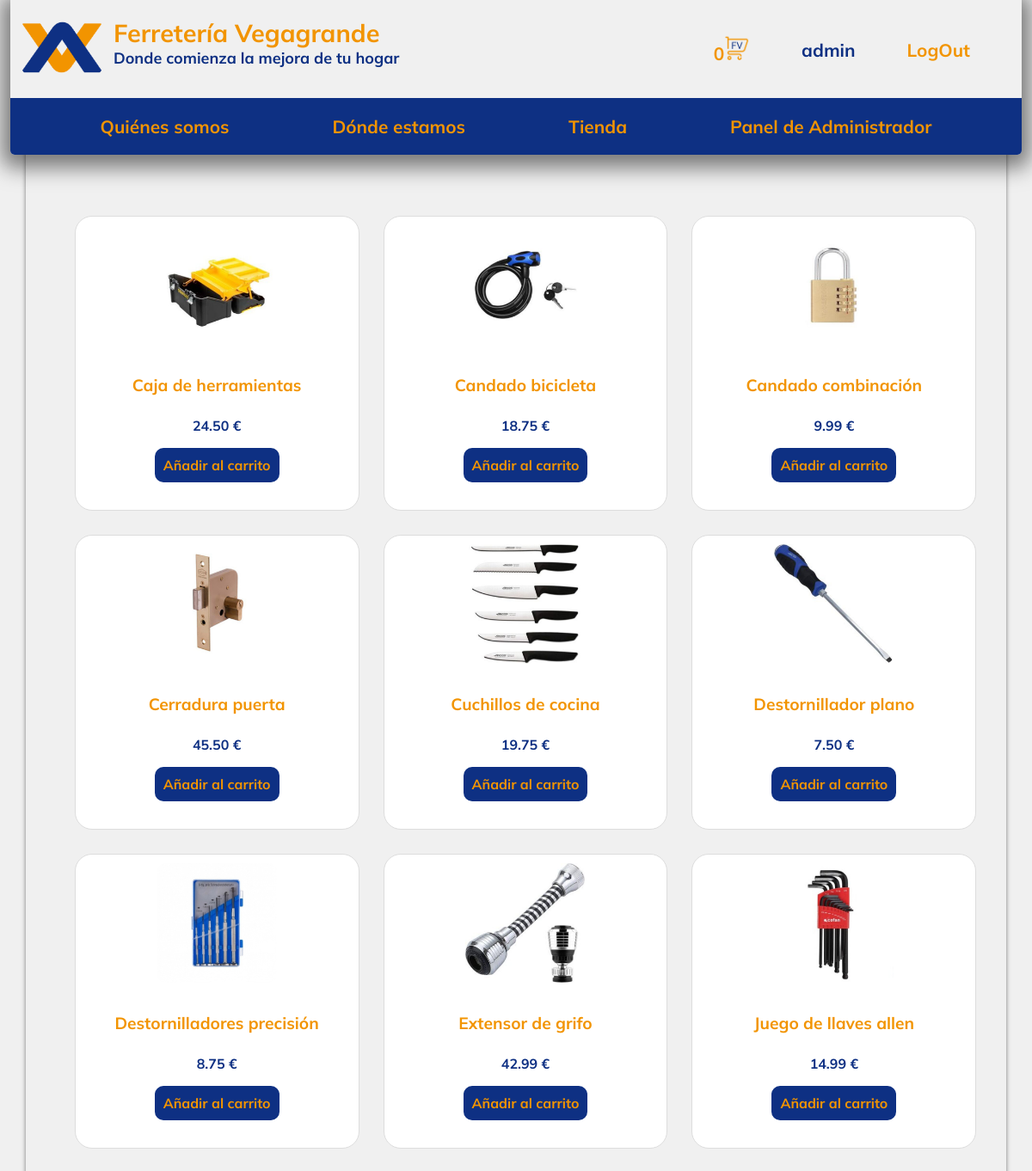
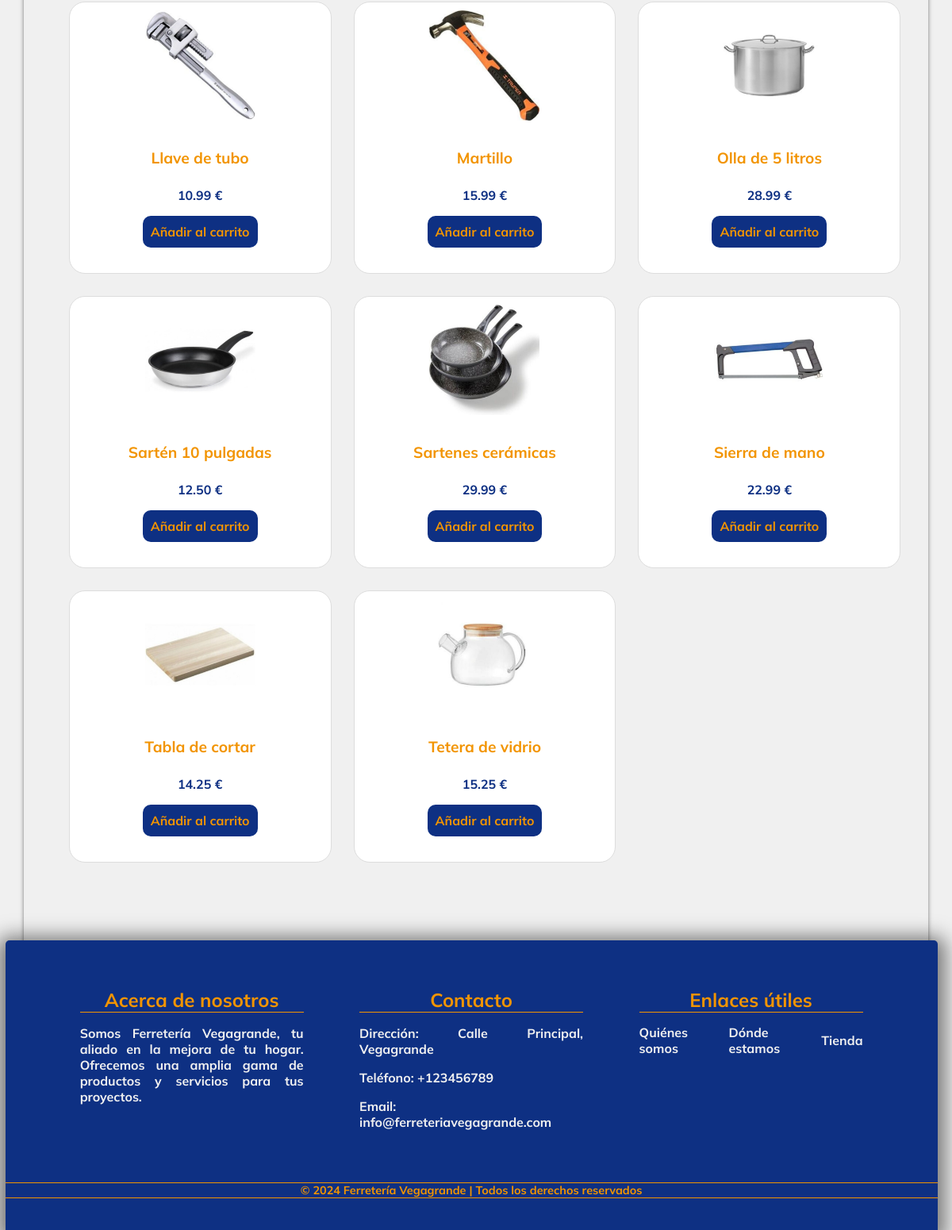
Screenshot of /api/shop.php (signed in) with the database file from the repository (2 pictures, top to bottom).
### tables this page shows
CREATE TABLE `productos` (
  `id` int(11) NOT NULL,
  `name` varchar(255) NOT NULL,
  `description` varchar(225) DEFAULT NULL,
  `price` decimal(10,2) NOT NULL,
  `img` varchar(225) NOT NULL
);

### api/shop.php (the view, shortened to what this page needs)
<?php
include("header.php");
$conn = connectDB();
if($conn){
    try {
        $query = "SELECT * FROM productos ORDER BY name";
        $statement = $conn->prepare($query);
        $statement->execute();
        $productos = $statement->fetchAll(PDO::FETCH_ASSOC);
    } catch(PDOException $e) {
        echo "Error en la consulta: " . $e->getMessage();
        exit();
    }
} else {
    echo "Error al conectar a la base de datos";
    exit();
}
?>
<!DOCTYPE html>
<html lang="es">
<head>
    <link rel="stylesheet" href="../styles/shop.css">
</head>
<body>
    <div class="page">
        <div class="products-container">
            <?php if(isset($productos) && count($productos) > 0): ?>
                <?php foreach($productos as $producto): ?>
                            <div class="product-card">
                                <a href="../api/product.php?product_id=<?=$producto['id']?>">
                                    <img src="../assets/img/productos/<?= $producto['img'] ?>" alt="<?= $producto['name'] ?>">
                                    <h4 class="product-title"><?= $producto['name'] ?></h4>
                                    <p class="product-price parragraf"><?= $producto['price'] ?> €</p>
                                </a>
                                <button class="add-to-cart-btn" data-product-id="<?php echo $producto['id']; ?>">Añadir al carrito</button>
                            </div>
                <?php endforeach; ?>
            <?php else: ?>
                <p class="error">No se encontraron resultados</p>
            <?php endif; ?>
        </div>
        <?php
include("footer.php");
?>
    </div>
</body>
</html>

### styles/shop.css (style rules this page uses)
.products-container { padding: 20px; width: 90%; display: grid; grid-template-columns: repeat(auto-fit, minmax(245px, 1fr)); grid-gap: 50px; margin: 80px auto; }
.product-card { position: relative; width: 100%; height: 100%; display: flex; flex-direction: column; align-items: center; background-color: white; border: 1px solid #ddd; padding: 10px; text-align: center; border-radius: 20px; transition: 0.3s ease-in-out; }
.product-card img { width: 45%; height: auto; margin-bottom: 5px; border-radius: 10px; }
.product-title { font-size: 1.2em; color: #f29400; }
.product-price { font-size: 1em; text-align: center; color: #0e3083; }
.add-to-cart-btn { font-size: 1em; }

### styles/style.css (style rules this page uses)
body { font-family: Mulish; background-color: #f0f0f0; width: 98%; margin: 0 auto; padding-top: 150px; }
.page { width: 97%; box-shadow: 0 2px 5px rgba(0, 0, 0, 0.5); border-top: 1px solid transparent; margin: 0 auto; }
.parragraf { color: #1c1c1c; font-size: 1.3em; text-align: justify; }
img { width: 100px; border-radius: 20px; }
a { color: #f29400; text-decoration: none; transition: 0.3s ease-in-out; }
button { font-family: Mulish; font-size: 1.3em; padding: 10px; border-radius: 10px; border: none; background-color: #0e3083; color: #f29400; cursor: pointer; transition: 0.3s ease-in-out; }
@media screen and (width < 1441px) { h4 { font-size: 1em; } }
@media screen and (width < 1441px) { .parragraf { color: #1c1c1c; font-size: 1em; text-align: justify; } }
@media screen and (width < 1441px) { button { font-size: 1em; } }

### rows the page displays
productos: img (picture), name "Caja de herramientas", price "24.50"
productos: img (picture), name "Candado bicicleta", price "18.75"
productos: img (picture), name "Candado combinación", price "9.99"
productos: img (picture), name "Cerradura puerta", price "45.50"
productos: img (picture), name "Cuchillos de cocina", price "19.75"
productos: img (picture), name "Destornillador plano", price "7.50"
productos: img (picture), name "Destornilladores precisión", price "8.75"
productos: img (picture), name "Extensor de grifo", price "42.99"
productos: img (picture), name "Juego de llaves allen", price "14.99"
productos: img (picture), name "Llave de tubo", price "10.99"
productos: img (picture), name "Martillo", price "15.99"
productos: img (picture), name "Olla de 5 litros", price "28.99"
productos: img (picture), name "Sartén 10 pulgadas", price "12.50"
productos: img (picture), name "Sartenes cerámicas", price "29.99"
productos: img (picture), name "Sierra de mano", price "22.99"
productos: img (picture), name "Tabla de cortar", price "14.25"
productos: img (picture), name "Tetera de vidrio", price "15.25"

### other values shown
$total_productos "0"
$_SESSION['name'] "admin"
